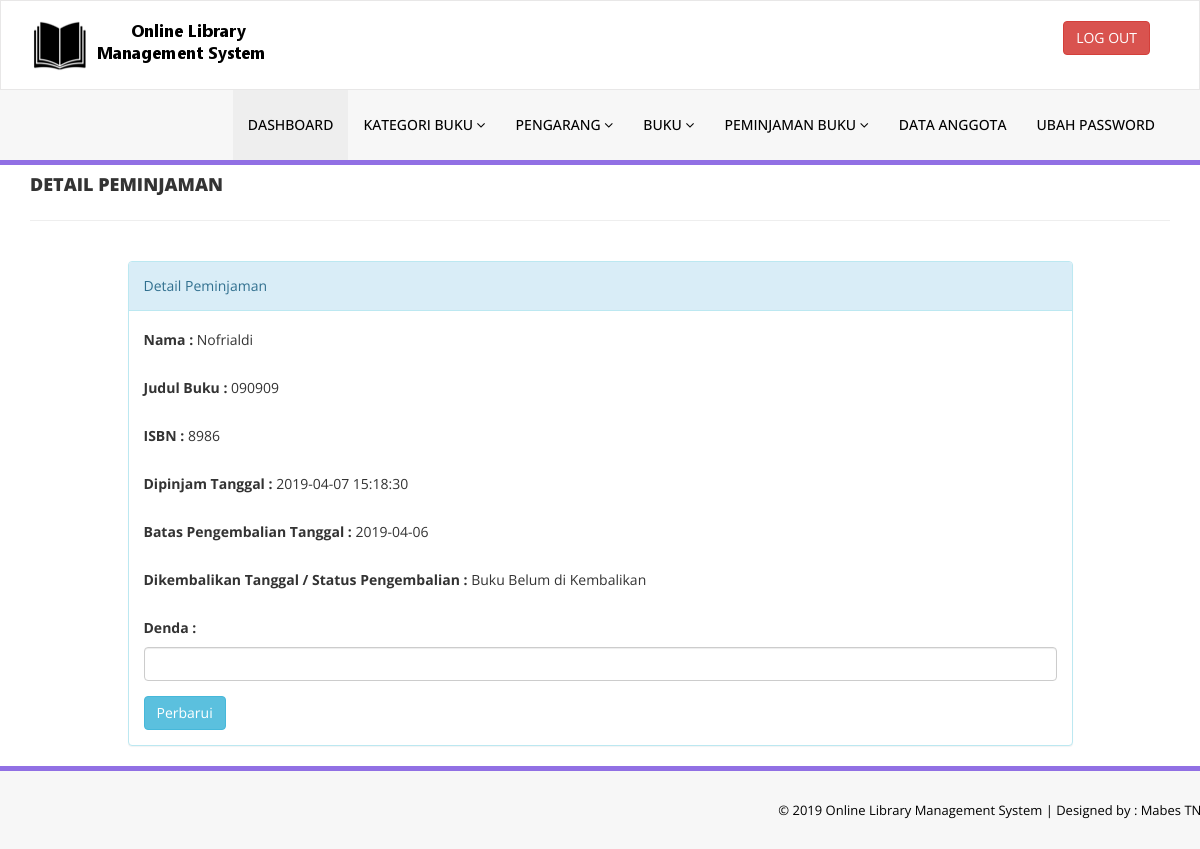
The app's page /admin/update-issue-bookdeails.php?rid=18 (signed in) with its own data.
### tables this page shows
CREATE TABLE `tblissuedbookdetails` (
  `id` int(11) NOT NULL,
  `BookId` int(11) DEFAULT NULL,
  `StudentID` varchar(150) DEFAULT NULL,
  `IssuesDate` timestamp NULL DEFAULT CURRENT_TIMESTAMP,
  `ReturnDate` timestamp NULL DEFAULT NULL ON UPDATE CURRENT_TIMESTAMP,
  `RetrunStatus` int(1) DEFAULT NULL,
  `fine` int(11) DEFAULT NULL,
  `Batas` date DEFAULT NULL
);

CREATE TABLE `tblstudents` (
  `id` int(11) NOT NULL,
  `StudentId` varchar(100) DEFAULT NULL,
  `FullName` varchar(120) DEFAULT NULL,
  `EmailId` varchar(120) DEFAULT NULL,
  `MobileNumber` char(11) DEFAULT NULL,
  `Password` varchar(120) DEFAULT NULL,
  `Status` int(1) DEFAULT NULL,
  `RegDate` timestamp NULL DEFAULT CURRENT_TIMESTAMP,
  `UpdationDate` timestamp NULL DEFAULT NULL ON UPDATE CURRENT_TIMESTAMP,
  `Pangkat` varchar(255) DEFAULT NULL,
  `NRP` varchar(255) DEFAULT NULL,
  `Jabatan` varchar(255) DEFAULT NULL,
  `Satuan` varchar(255) DEFAULT NULL
);

CREATE TABLE `tblbooks` (
  `id` int(11) NOT NULL,
  `BookName` varchar(255) DEFAULT NULL,
  `CatId` int(11) DEFAULT NULL,
  `AuthorId` int(11) DEFAULT NULL,
  `ISBNNumber` int(11) DEFAULT NULL,
  `BookPrice` int(11) DEFAULT NULL,
  `RegDate` timestamp NULL DEFAULT CURRENT_TIMESTAMP,
  `UpdationDate` timestamp NULL DEFAULT NULL ON UPDATE CURRENT_TIMESTAMP,
  `Gambar` varchar(255) DEFAULT NULL
);

### admin/update-issue-bookdeails.php (the view, shortened to what this page needs)
<?php
include('includes/config.php');
if(strlen($_SESSION['alogin'])==0)
    {
header('location:index.php');
}
else{
?>
<!DOCTYPE html>
<html xmlns="http://www.w3.org/1999/xhtml">
<head>
    <link href="assets/css/bootstrap.css" rel="stylesheet" />
    <link href="assets/css/font-awesome.css" rel="stylesheet" />
    <link href="assets/css/style.css" rel="stylesheet" />
</head>
<body>
<?php include('includes/header.php');?>
    <div class="content-wra
    <div class="content-wrapper">
         <div class="container">
        <div class="row pad-botm">
            <div class="col-md-12">
                <h4 class="header-line">Detail Peminjaman</h4>
                            </div>
</div>
<div class="row">
<div class="col-md-10 col-sm-6 col-xs-12 col-md-offset-1"">
<div class="panel panel-info">
<div class="panel-heading">
Detail Peminjaman
</div>
<div class="panel-body">
<form role="form" method="post">
<?php
$rid=intval($_GET['rid']);
$sql = "SELECT tblstudents.FullName,tblbooks.BookName,tblbooks.ISBNNumber,tblissuedbookdetails.IssuesDate,tblissuedbookdetails.ReturnDate,tblissuedbookdetails.Batas,tblissuedbookdetails.id as rid,tblissuedbookdetails.fine,tblissuedbookdetails.RetrunStatus from  tblissuedbookdetails join tblstudents on tblstudents.StudentId=tblissuedbookdetails.StudentId join tblbooks on tblbooks.id=tblissuedbookdetails.BookId where tblissuedbookdetails.id=:rid";
$query = $dbh -> prepare($sql);
$query->bindParam(':rid',$rid,PDO::PARAM_STR);
$query->execute();
$results=$query->fetchAll(PDO::FETCH_OBJ);
if($query->rowCount() > 0)
{
foreach($results as $result)
{               ?>
<div class="form-group">
<label>Nama :</label>
<?php echo htmlentities($result->FullName);?>
</div>
<div class="form-group">
<label>Judul Buku :</label>
<?php echo htmlentities($result->BookName);?>
</div>
<div class="form-group">
<label>ISBN :</label>
<?php echo htmlentities($result->ISBNNumber);?>
</div>
<div class="form-group">
<label>Dipinjam Tanggal :</label>
<?php echo htmlentities($result->IssuesDate);?>
</div>
<div class="form-group">
<label>Batas Pengembalian Tanggal :</label>
<?php echo htmlentities($result->Batas);?>
</div>
<div class="form-group">
<label>Dikembalikan Tanggal / Status Pengembalian :</label>
<?php if($result->ReturnDate=="")
                                            {
                                                echo htmlentities("Buku Belum di Kembalikan");
                                            } else {
                                            echo htmlentities($result->ReturnDate);
}
                                            ?>
</div>
<div class="form-group">
<label>Denda :</label>
<?php
if($result->fine=="")
{?>
<input class="form-control" type="text" name="fine" id="fine"  required />
<?php }else {
echo htmlentities($result->fine);
}
?>
</div>
 <?php if($result->RetrunStatus==0){?>
<button type="submit" name="return" id="submit" class="btn btn-info">Perbarui </button>
 </div>
<?php }}} ?>
                            </div>
                        </div>
                            </div>
        </div>
    </div>
  <?php include('includes/footer.php');?>
</body>
</html>
<?php } ?>

### admin/assets/css/style.css (style rules this page uses)
.header-line { font-weight:900; padding-bottom:25px; border-bottom:1px solid #eeeeee; text-transform:uppercase; }
.pad-botm { padding-bottom:30px; }

### records on screen
tblissuedbookdetails: tblstudents.FullName "Nofrialdi", BookId.BookName "090909", BookId.ISBNNumber "8986", IssuesDate "2019-04-07 15:18:30", Batas "2019-04-06", shows "Perbarui"
